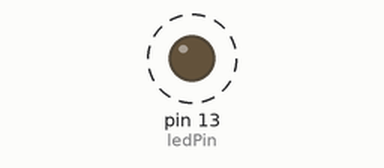
The sketch below on a simulated Arduino Uno, built with avr-gcc and run on an emulated ATmega328P. Parts: output pins drawn as LEDs (lit = HIGH). Dashed ring = blinking. Pins used as bus, display or sensor lines are not drawn.

Above: at 0.5 s.
Timing chart, 0 to 4.6 s (numbered marks = the images above):
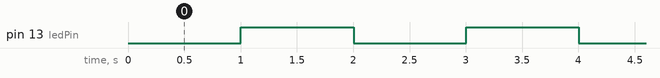

The sketch:

microsecond_clock.ino
```cpp
// (licence header left out)
const int ledPin   =  13;    // the LED pin
const int clockPin =   7;    // the clock output pin to connect to Pi

// Variables will change:
int clockState = LOW;        // clockState used for the timer loop
int ledState   = LOW;        // used to toggle the LED

// use "unsigned long" for variables that hold time
unsigned long previousMicros = 0;  // stores last time clock was updated
unsigned long ticks = 0;           // used to modulo the LED

// 50ms = 50000us; 1000ms = 1000000us
const long interval = 50000;   // 20Hz clock interval (microseconds)

void setup() {
  // set the digital pins as outputs:
  pinMode(ledPin, OUTPUT);
  pinMode(clockPin, OUTPUT);
}


void loop() {

  unsigned long currentMicros = micros();

  if ( currentMicros - previousMicros >= interval ) {
    previousMicros = currentMicros;

    // toggle clock state
    if ( clockState == LOW ) {
      clockState = HIGH;
    } else {
      clockState = LOW;
    }
    digitalWrite(clockPin, clockState);

    ticks += 1;
    if ( ticks % 20 == 0 ) { // blink every 20th tick
      // toggle LED state
      if ( ledState == LOW ) {
        ledState = HIGH;
      } else {
        ledState = LOW;
      }
      digitalWrite(ledPin, ledState);
    }
  }

}
```

Measured:
- by itself, pin 13 (ledPin): alternates HIGH for 1.0 s and LOW for 1.0 s
